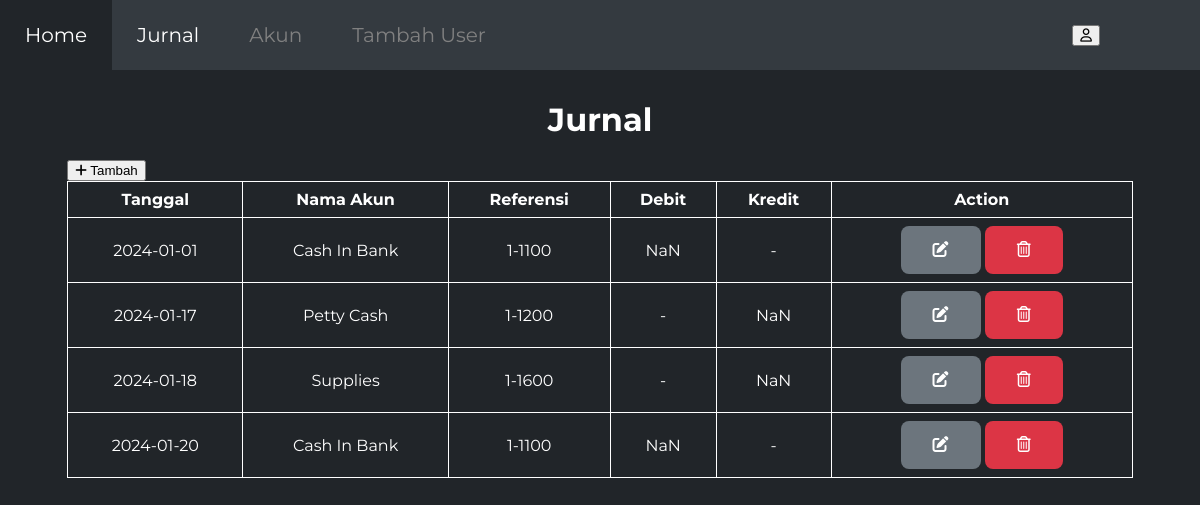
The page /html/jurnal.php (signed in) on the database its author committed.
### tables this page shows
CREATE TABLE `jurnal` (
  `id_jurnal` int(11) NOT NULL,
  `tanggal` date NOT NULL,
  `id_account` int(11) NOT NULL,
  `debit` int(11) NOT NULL,
  `kredit` int(11) NOT NULL
);

CREATE TABLE `account` (
  `id_account` int(11) NOT NULL,
  `account_name` varchar(225) NOT NULL,
  `no_account` varchar(225) NOT NULL
);

### html/jurnal.php (the view, shortened to what this page needs)
<?php
include '../php/koneksi.php';
?>
<!DOCTYPE html>
<html lang="en">
  <head>
    <link rel="stylesheet" href="../css/style.css" />
  </head>
  <body>
    <div class="navbar">
      <ul>
        <li><a href="../index.php">Home</a></li>
        <li class="nav-active"><a href="./jurnal.php">Jurnal</a></li>
        <li><a href="./akun.php">Akun</a></li>
        <?php
           if ($_SESSION['role'] == 'administrator') {
                echo'<li><a href="./register.php">Tambah User</a></li>';
            }
        ?>
        <button class="btn-akun right-link outBtn" data-modal-id="outModal"><i class="fa-regular fa-user"></i></button>
      </ul>
    </div>
    <div class="j-table">
      <h1 class="center-txt" style="margin-top: 100px">Jurnal</h1>
      <button class="btn-add addBtn" data-modal-id="addModal"><i class="fa-solid fa-plus"> </i> Tambah</button>
      <table>
        <tr class="montfont-b">
          <th>Tanggal</th>
          <th>Nama Akun</th>
          <th>Referensi</th>
          <th>Debit</th>
          <th>Kredit</th>
          <th>Action</th>
        </tr>
        <?php
        $result = $koneksi->query("SELECT * FROM jurnal j, account a WHERE j.id_account=a.id_account ORDER BY tanggal");
        while ($row = $result->fetch_assoc()) {
          $debit =$row['debit'];
          if ($debit == NULL || $debit == 0) {
            $de="-";
          } else {
            $de=$debit;
          }
          $kredit =$row['kredit'];
          if ($kredit == NULL || $kredit == 0) {
            $kr="-";
          } else {
            $kr=$kredit;
          }
            echo "<tr>";
            echo "<td>" . $row['tanggal'] . "</td>";
            echo "<td>" . $row['account_name'] . "</td>";
            echo "<td>" . $row['no_account'] . "</td>";
            if ($de == "-") {
              echo "<td>" . $de . "</td>";
            } else {
              echo "<td class='fDebit'>" . $de . "</td>";
            }
            if ($kr == "-") {
              echo "<td>" . $kr . "</td>";
            } else {
              echo "<td class='fDebit'>" . $kr . "</td>";
            }
            echo '<td>
            <button class="btn-edit editBtn" data-modal-id="editModal-'. $row['id_jurnal'] .'" action="edit">
            <i class="fa-solid fa-pen-to-square"></i>
            </button>
              <div id="editModal-'. $row['id_jurnal'] .'" class="modal" >
                <div class="modal-content">
                  <div class="modal-header">
                    <span class="closeEd">&times;</span>
                    <h2>Edit Data</h2>
                  </div>
                  <div class="modal-body">
                <form method="post" class="form-input">
                  <input type="hidden" name="id-jurnal" id="id-jurnal" value='. $row['id_jurnal'] .'>
                  <label for="tanggal">Tanggal</label>
                  <input
                    type="date"
                    name="tanggal"
                    id="tanggal"
                    style="margin-bottom: 30px"
                    value='.$row['tanggal'].'
                    required
                  />
                  <br />
                  <label for="nama-akun">Nama Akun</label>
                  <select
                    id="nama-akun"
                    name="nama-akun"
                    style="margin-bottom: 30px; height: 46px; width: 362px"
                    required
                  >
                    <option value='.$row['id_account'].'>'.$row['account_name'].'</option>';
                  echo '
                  </select>
                  <br />
                  <label for="debit">Debit</label>
                  <br>
                  <input
                    type="number"
                    name="debit"
                    id="debit"
                    style="margin-bottom: 30px"
                    value='.$row['debit'].'
                  />
                  <br />
                  <label for="kredit">Kredit</label>
                  <br>
                  <input
                    type="text"
                    name="kredit"
                    id="kredit"
                    style="margin-bottom: 30px"
                    value='.$row['kredit'].'
                  />
                  <br />
                  <button class="btn-submit" type="update" name="update">Edit</button>
                </form>
                  </div>
                </div>
              </div>
            <button class="btn-delete deleteBtn" data-modal-id="deleteModal-'. $row['id_jurnal'] .'">
            <i class="fa-regular fa-trash-can"></i>
            </button>
            <div id="deleteModal-'. $row['id_jurnal'] .'" class="modal">
              <div class="modal-content">
                <div class="modal-header">
                  <span class="closeDel">&times;</span>
                  <h2>Delete Data</h2>
                </div>
                <div class="modal-body">
                  <p>Are You Sure ?</p>
                </div>
                <div class="modal-footer">';
                  echo '
                  <button class="btn-edit noButtons" >No</button>
                </div>
              </div>
            </div>
          </td>';
            echo "</tr>";
        }
        ?>
      </table>
    </div>
  </body>
</html>

### css/style.css (style rules this page uses)
html { font-family: "Montserrat", sans-serif; font-weight: 400; background-color: #212529; color: white; }
.montfont-b { font-weight: 700; }
.navbar { font-size: 20px; background-color: #343a40; position: fixed; width: 100%; left: 0; top: 0; padding: 0; text-align: center; }
.navbar ul { list-style-type: none; margin: 0; padding: 0; display: flex; justify-content: space-between; align-items: center; }
.navbar ul li a { text-decoration: none; color: grey; display: block; text-align: center; padding: 23px 25px; }
.navbar ul li.nav-active a { color: white; }
.right-link { margin-left: auto; margin-right: 100px; }
.center-txt { text-align: center; }
.j-table { margin-top: 5%; margin-left: 5%; margin-right: 5%; }
.btn-edit { background-color: #6c757d; border: none; color: white; padding: 15px 32px; text-align: center; text-decoration: none; display: inline-block; font-size: 16px; border-radius: 8px; transition-duration: 0.3s; }
.btn-delete { background-color: #dc3545; border: none; color: white; padding: 15px 32px; text-align: center; text-decoration: none; display: inline-block; font-size: 16px; border-radius: 8px; transition-duration: 0.3s; }
table { margin: auto; border-collapse: collapse; color: white; width: 100%; }
th, td { border: 1px solid white; padding: 8px; text-align: center; }

### rows shown on the page
jurnal: tanggal "2024-01-01", id_account.account_name "Cash In Bank", id_account.no_account "1-1100", kredit "-"
jurnal: tanggal "2024-01-17", id_account.account_name "Petty Cash", id_account.no_account "1-1200", debit "-"
jurnal: tanggal "2024-01-18", id_account.account_name "Supplies", id_account.no_account "1-1600", debit "-"
jurnal: tanggal "2024-01-20", id_account.account_name "Cash In Bank", id_account.no_account "1-1100", kredit "-"
